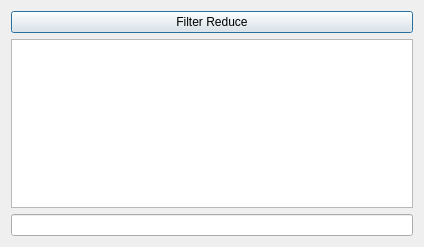
<?xml version="1.0" encoding="UTF-8"?>
<ui version="4.0">
 <class>Dialog</class>
 <widget class="QDialog" name="Dialog">
  <property name="geometry">
   <rect>
    <x>0</x>
    <y>0</y>
    <width>424</width>
    <height>247</height>
   </rect>
  </property>
  <property name="windowTitle">
   <string>Dialog</string>
  </property>
  <layout class="QVBoxLayout" name="verticalLayout">
   <item>
    <widget class="QPushButton" name="pushButton">
     <property name="text">
      <string>Filter Reduce</string>
     </property>
    </widget>
   </item>
   <item>
    <layout class="QHBoxLayout" name="horizontalLayout">
     <item>
      <widget class="QListWidget" name="listWidget"/>
     </item>
    </layout>
   </item>
   <item>
    <widget class="QLineEdit" name="lineEdit"/>
   </item>
  </layout>
 </widget>
 <resources/>
 <connections/>
</ui>
